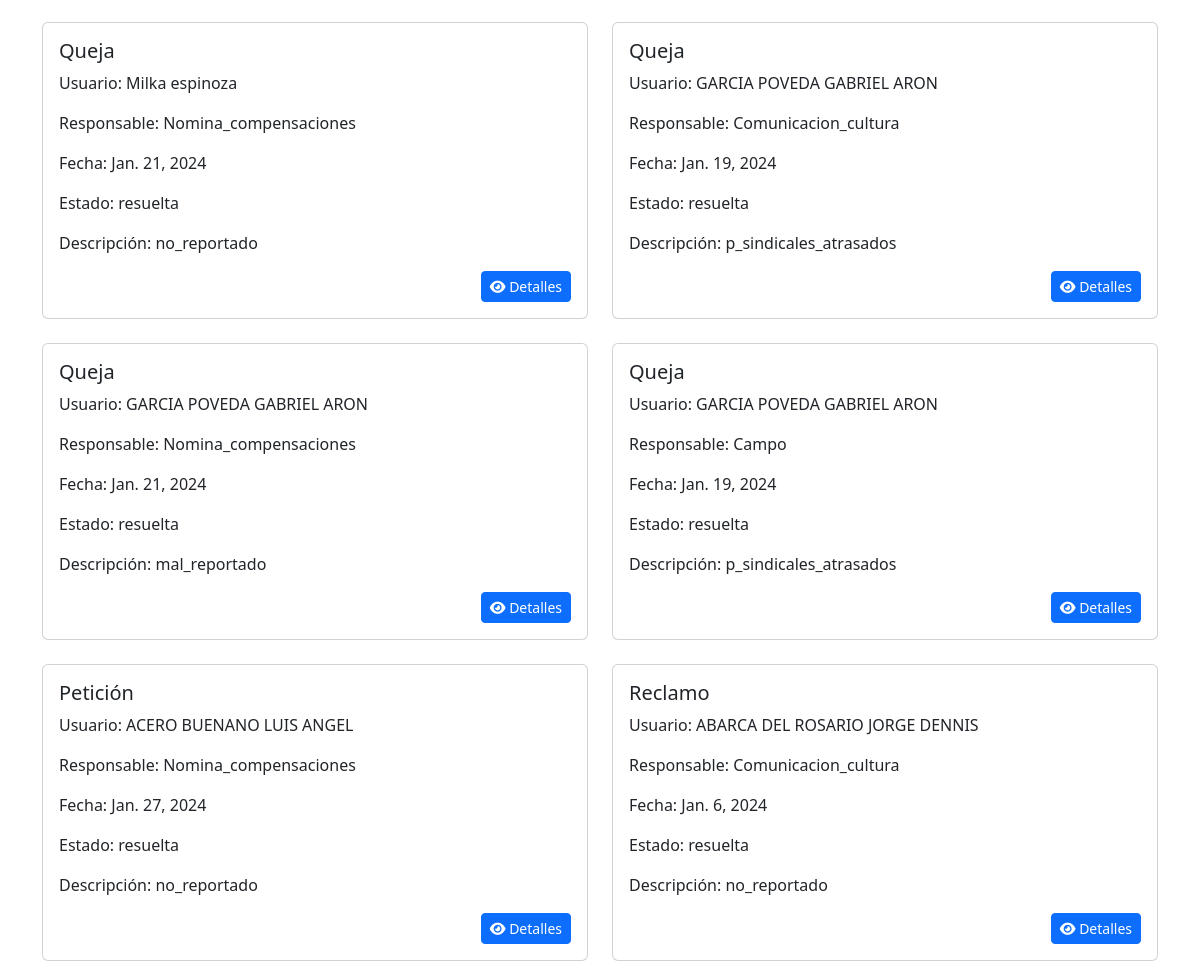
The app's page /procesos_terminados/ (signed in, middle part), older data.
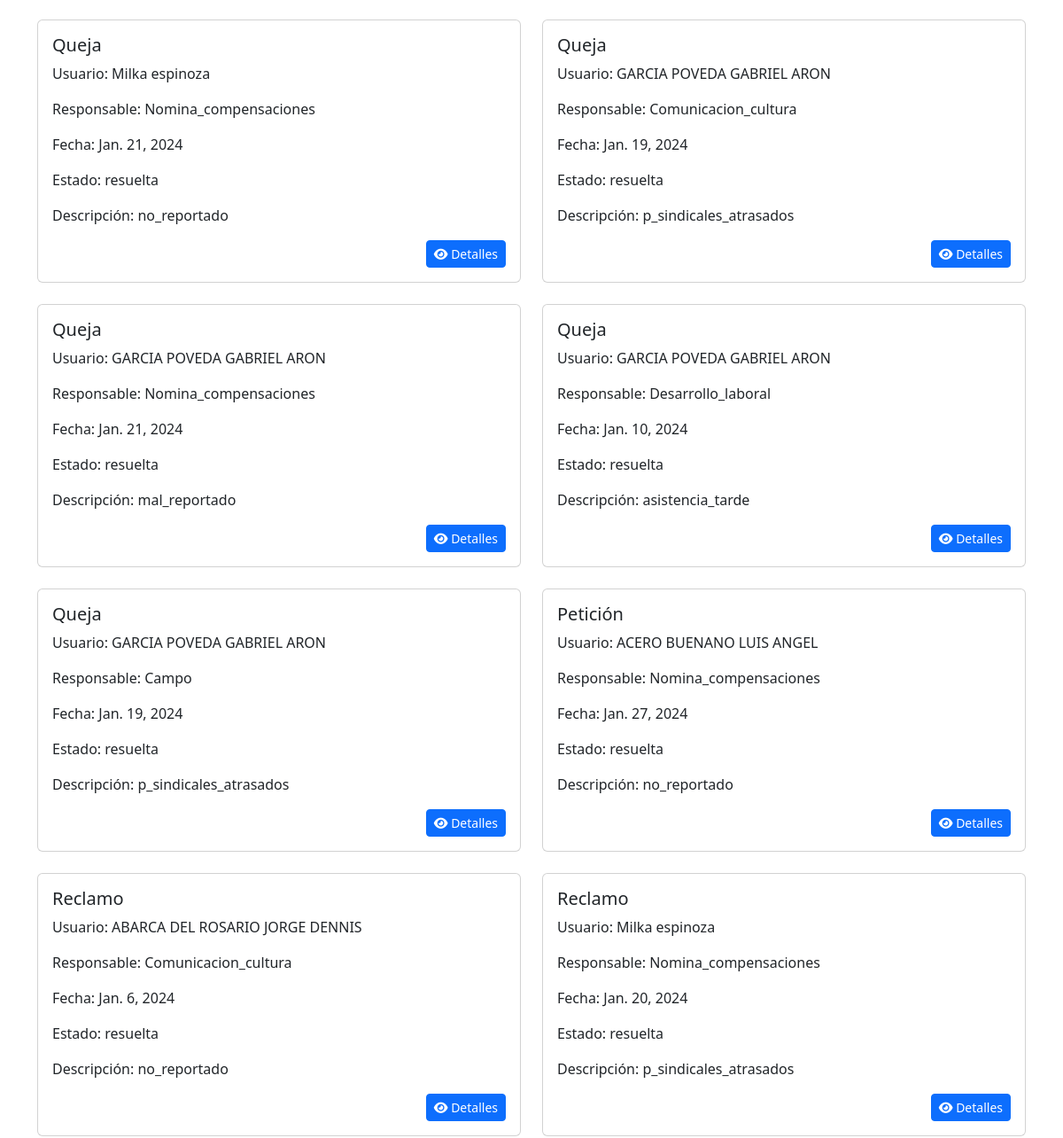
The same page, newer data.
### myapp/models.py (models this page shows)
class Registro(models.Model):
    usuario = models.ForeignKey('Usuario', on_delete=models.CASCADE, related_name='%(class)ss', null=True)
    fecha = models.DateField(default=date.today)
    RESPONSABLE_CHOICES = [
        ('Comunicacion_cultura', 'Comunicación clima y cultura'),
        ('Desarrollo_laboral', 'Desarrollo y relaciones laborales'),
        ('Nomina_compensaciones', 'Nomina y compensaciones'),
        ('Seguridad_salud_ambiente', 'Seguridad, salud y ambiente'),
        ('Servicios_generales', 'Servicios generales'),
        ('Campo', 'Campo'),
        ('Fabrica', 'Fabrica'),
    ]
    responsable = models.CharField(max_length=50, choices=RESPONSABLE_CHOICES)
    causa = models.TextField()
    ESTADO_CHOICES = [
        ('pendiente', 'Pendiente'),
        ('en_revision', 'En revisión'),
        ('resuelta', 'Resuelta'),
    ]
    estado = models.CharField(max_length=20, choices=ESTADO_CHOICES)
    CORREO_CHOICES = [
        ('arongarcia558@gmail.com', 'arongarcia558@gmail.com'),
        ('ggarciap3@unemi.edu.ec', 'ggarciap3@unemi.edu.ec'),
    ]
    correo = models.CharField(max_length=254, choices=CORREO_CHOICES, verbose_name='Correo Electrónico', blank=True, null=True)
    fecha_registro = models.DateTimeField(auto_now_add=True)
    class Meta:
        abstract = True

class Queja(Registro):
    CAUSA_CHOICES = [
        ('asistencia_tarde', 'Asistencia llegó tarde'),
        ('no_reportado', 'No fue reportado'),
        ('mal_reportado', 'Mal reportado'),
        ('p_sindicales_atrasados', 'P. sindicales atrasados'),
        ('descuentos_atrasados', 'Descuentos atrasados'),
        ('valores_descuento_erroneos', 'Valores de descuento erróneos'),
        ('descuentos_jubilados', 'Descuentos de jubilados'),
    ]
    causa = models.CharField(max_length=30, choices=CAUSA_CHOICES)
    doc = models.FileField(upload_to='documentos/', blank=True, null=True)
    tipo_proceso = models.CharField(max_length=20, default='Queja')

class Usuario(models.Model):
    cedula = models.CharField(max_length=10, primary_key=True)
    nombre = models.CharField(max_length=255)
    area = models.CharField(max_length=50)
    departamento = models.CharField(max_length=50)
    cargo = models.CharField(max_length=50)
    tipo_empleado = models.CharField(max_length=20)
    tipo_contrato = models.CharField(max_length=20)
    class Meta:
        db_table = 'usuario'

class Peticion(Registro):
    CAUSA_CHOICES = [
        ('actualizacion', 'Actualizar datos'),
        ('no_reportado', 'No fue reportado'),
        ('mal_reportado', 'Mal reportado'),
        ('p_sindicales_atrasados', 'P. sindicales atrasados'),
        ('descuentos_atrasados', 'Descuentos atrasados'),
        ('valores_descuento_erroneos', 'Valores de descuento erróneos'),
        ('descuentos_jubilados', 'Descuentos de jubilados'),
    ]
    causa = models.CharField(max_length=30, choices=CAUSA_CHOICES)
    doc = models.FileField(upload_to='documentos/', blank=True, null=True)
    tipo_proceso = models.CharField(max_length=20, default='Peticion')

class Reclamo(Registro):
    CAUSA_CHOICES = [
        ('actualizacion', 'Actualizar datos'),
        ('no_reportado', 'No fue reportado'),
        ('mal_reportado', 'Mal reportado'),
        ('p_sindicales_atrasados', 'P. sindicales atrasados'),
        ('descuentos_atrasados', 'Descuentos atrasados'),
        ('valores_descuento_erroneos', 'Valores de descuento erróneos'),
        ('descuentos_jubilados', 'Descuentos de jubilados'),
    ]
    causa = models.CharField(max_length=30, choices=CAUSA_CHOICES)
    doc = models.FileField(upload_to='documentos/', blank=True, null=True)
    tipo_proceso = models.CharField(max_length=20, default='Reclamo')

### myapp/views.py (the view)
# urls.py: path('procesos_terminados/', visualizar_procesos, name='procesos_terminados'),
@login_required
def visualizar_procesos(request):
    form = FiltroProcesosForm(request.GET)
    sugerencias = Sugerencia.objects.filter(estado='resuelta')
    quejas = Queja.objects.filter(estado='resuelta')
    peticiones = Peticion.objects.filter(estado='resuelta')
    reclamos = Reclamo.objects.filter(estado='resuelta')
    if form.is_valid():
        cedula = form.cleaned_data.get('cedula')
        responsable = form.cleaned_data.get('responsable')
        tipo_proceso = form.cleaned_data.get('tipo_proceso')
        if cedula:
            sugerencias = sugerencias.filter(usuario__cedula=cedula)
            quejas = quejas.filter(usuario__cedula=cedula)
            peticiones = peticiones.filter(usuario__cedula=cedula)
            reclamos = reclamos.filter(usuario__cedula=cedula)
        if responsable:
            sugerencias = sugerencias.filter(responsable=responsable)
            quejas = quejas.filter(responsable=responsable)
            peticiones = peticiones.filter(responsable=responsable)
            reclamos = reclamos.filter(responsable=responsable)
        if tipo_proceso:
            sugerencias = sugerencias.filter(tipo_proceso=tipo_proceso)
            quejas = quejas.filter(tipo_proceso=tipo_proceso)
            peticiones = peticiones.filter(tipo_proceso=tipo_proceso)
            reclamos = reclamos.filter(tipo_proceso=tipo_proceso)
    return render(request, 'visualizar_procesos.html', {
        'form': form,
        'sugerencias': sugerencias,
        'quejas': quejas,
        'peticiones': peticiones,
        'reclamos': reclamos,
    })

### myapp/templates/visualizar_procesos.html (shortened to what this page needs)
{% extends "base_admin.html" %}
{% load static %}
{% block content %}
<div class="container">
    <div class="row row-cols-1 row-cols-md-2 g-4">
        {% for queja in quejas %}
        {% if queja.estado == 'resuelta' %}
        <div class="col">
            <div class="card">
                <div class="card-body">
                    <h5 class="card-title">Queja</h5>
                    <p class="card-text">Usuario: {{ queja.usuario.nombre }}</p>
                    <p class="card-text">Responsable: {{ queja.responsable }}</p>
                    <p class="card-text">Fecha: {{ queja.fecha }}</p>
                    <p class="card-text">Estado: {{ queja.estado }}</p>
                    <p class="card-text">Descripción: {{ queja.causa }}</p>
                    <div class="d-flex justify-content-end">
                        <a href="{% url 'detalle' modelo='Queja' pk=queja.pk %}" class="btn btn-primary btn-sm"><i class="fas fa-eye"></i> Detalles</a>
                    </div>
                </div>
            </div>
        </div>
        {% endif %}
        {% endfor %}
        {% for peticion in peticiones %}
        {% if peticion.estado == 'resuelta' %}
        <div class="col">
            <div class="card">
                <div class="card-body">
                    <h5 class="card-title">Petición</h5>
                    <p class="card-text">Usuario: {{ peticion.usuario.nombre }}</p>
                    <p class="card-text">Responsable: {{ peticion.responsable }}</p>
                    <p class="card-text">Fecha: {{ peticion.fecha }}</p>
                    <p class="card-text">Estado: {{ peticion.estado }}</p>
                    <p class="card-text">Descripción: {{ peticion.causa }}</p>
                    <div class="d-flex justify-content-end">
                        <a href="{% url 'detalle' modelo='Peticion' pk=peticion.pk %}" class="btn btn-primary btn-sm"><i class="fas fa-eye"></i> Detalles</a>
                    </div>
                </div>
            </div>
        </div>
        {% endif %}
        {% endfor %}
        {% for reclamo in reclamos %}
        {% if reclamo.estado == 'resuelta' %}
        <div class="col">
            <div class="card">
                <div class="card-body">
                    <h5 class="card-title">Reclamo</h5>
                    <p class="card-text">Usuario: {{ reclamo.usuario.nombre }}</p>
                    <p class="card-text">Responsable: {{ reclamo.responsable }}</p>
                    <p class="card-text">Fecha: {{ reclamo.fecha }}</p>
                    <p class="card-text">Estado: {{ reclamo.estado }}</p>
                    <p class="card-text">Descripción: {{ reclamo.causa }}</p>
                    <div class="d-flex justify-content-end">
                        <a href="{% url 'detalle' modelo='Reclamo' pk=reclamo.pk %}" class="btn btn-primary btn-sm"><i class="fas fa-eye"></i> Detalles</a>
                    </div>
                </div>
            </div>
        </div>
        {% endif %}
        {% endfor %}
    </div>
</div>
{% endblock %}

### myapp/templates/base_admin.html (shortened to what this page needs)
{% load static %}
<!DOCTYPE html>
<html lang="en">
<head>
    <link href="https://cdn.jsdelivr.net/npm/bootstrap@5.2.0/dist/css/bootstrap.min.css" rel="stylesheet"
>
    <link rel="stylesheet" href="{% static 'css/style.css' %}">
</head>
<body>
            {% block content %}{% endblock %}
</body>
</html>

### myapp/static/css/style.css (style rules this page uses)
body, html { min-height: 100vh; margin: 0; display: flex; flex-direction: column; }

Row changes from the older to the newer data that the page shows:
now on this page (row edited): Queja: usuario.nombre "GARCIA POVEDA GABRIEL ARON", responsable "Desarrollo_laboral", fecha "Jan. 10, 2024", estado "resuelta", causa "asistencia_tarde"
now on this page (row unchanged): Reclamo: usuario.nombre "Milka espinoza", responsable "Nomina_compensaciones", fecha "Jan. 20, 2024", estado "resuelta", causa "p_sindicales_atrasados"
